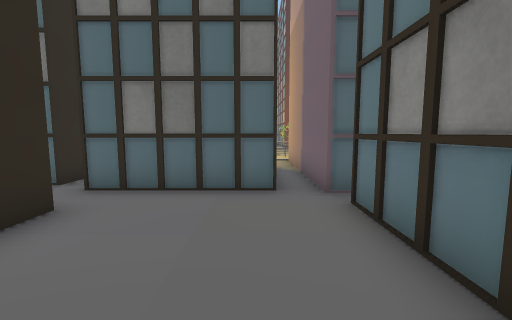
View 1 (above)

24 first-person views from a walk through a scene from a Unity 3-D project. The camera is 1.2 m above the floor, tilts 6° down and sees 90° across. The floor is counted in squares, 1 m on a side. Each view is taken from the middle of a square. On the plan, view 1 faces up. The plan holds only what a view shows up to about 12 squares ahead; the rest is blank. The place goes on beyond the plan. The player is left out. Some surface patterns are stand-ins.

View 2
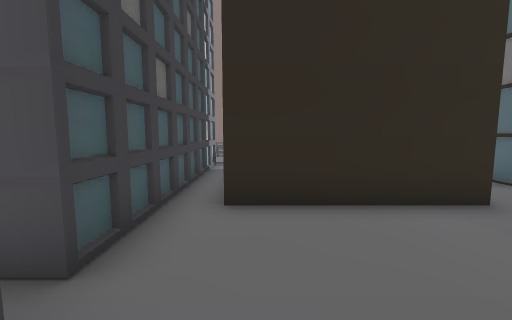

View 3
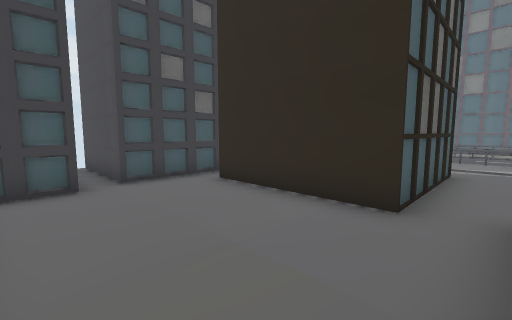

View 4
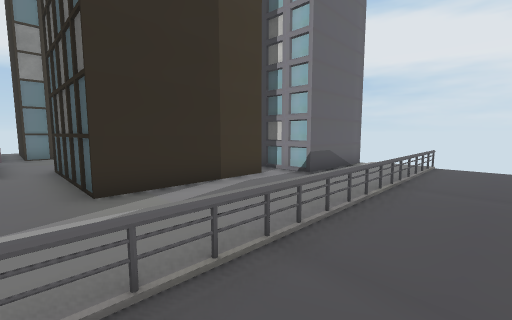

View 5
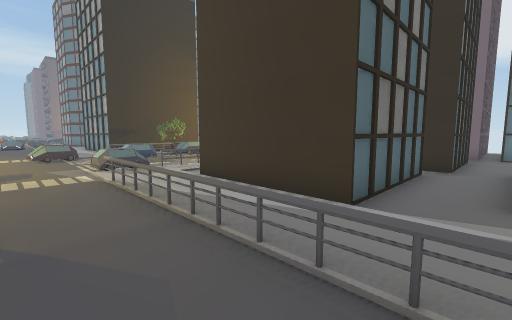

View 6
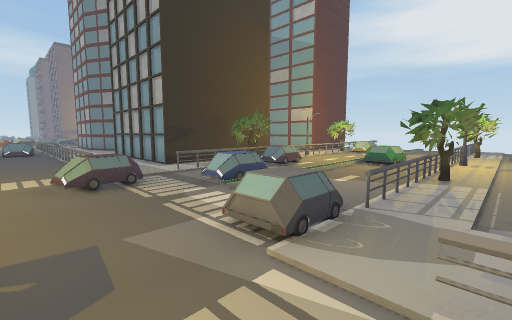

View 7
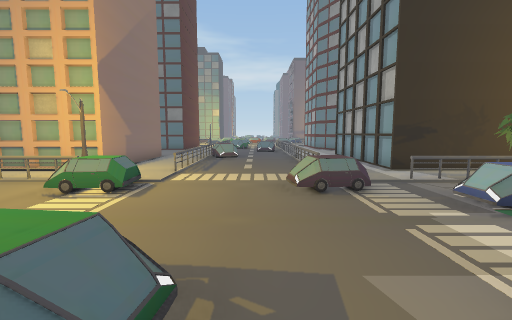

View 8
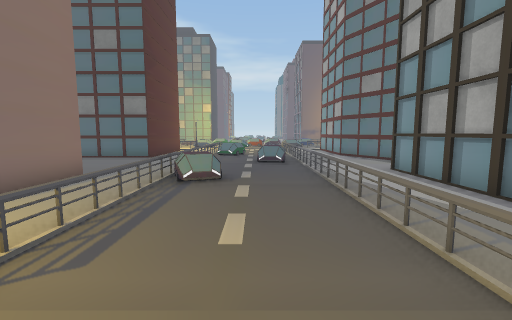

View 9
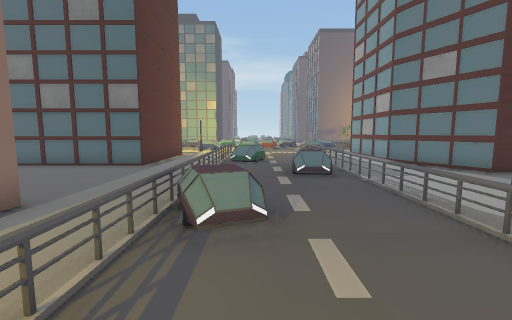

View 10
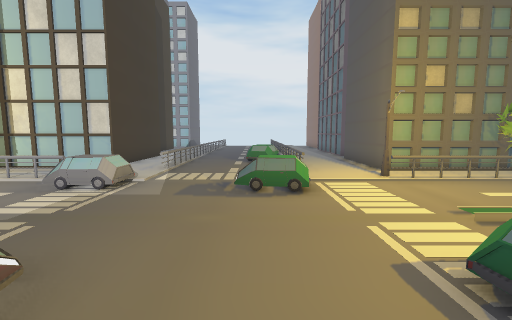

View 11
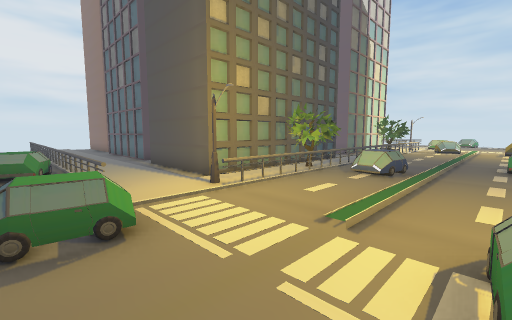

View 12
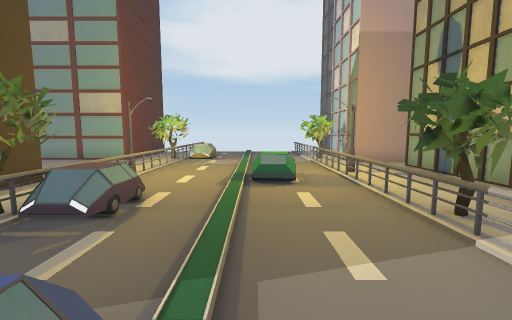

View 13
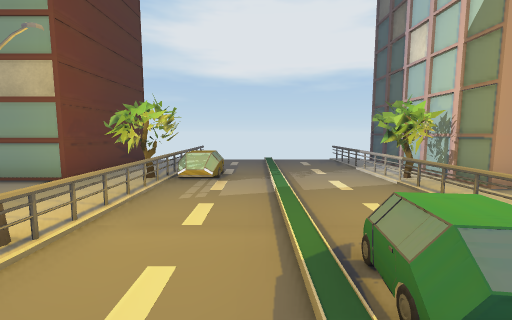

View 14
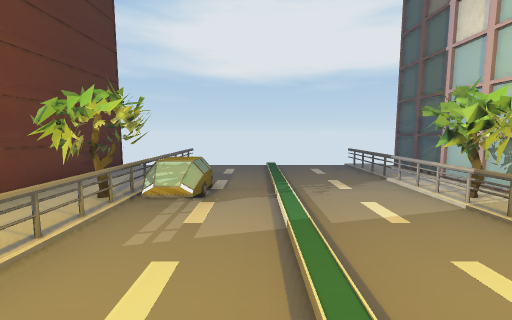

View 15
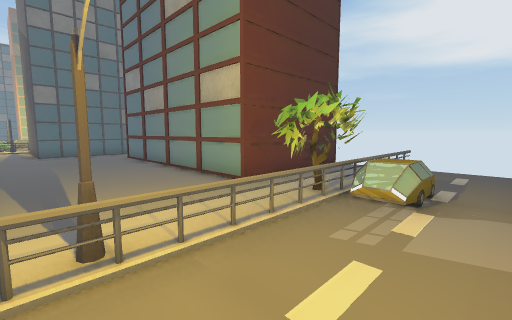

View 16
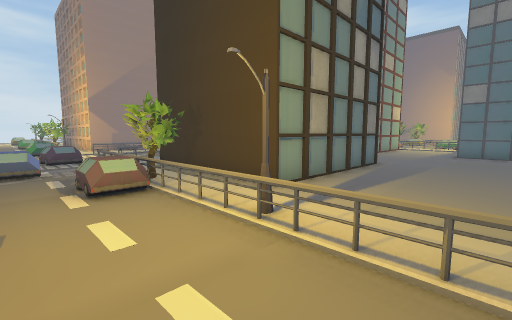

View 17
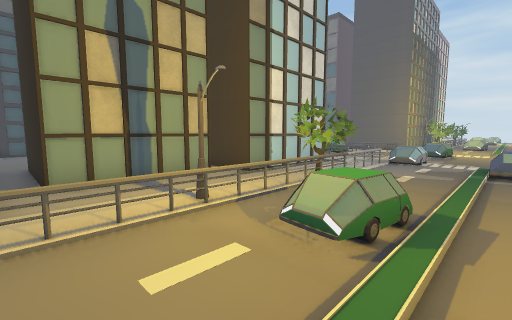

View 18
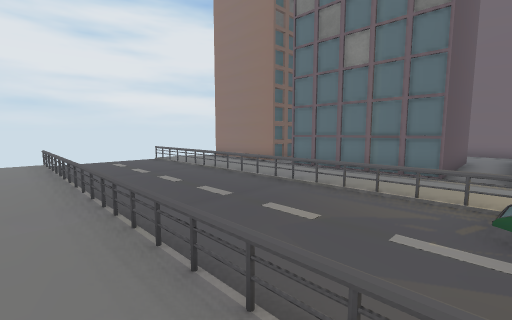

View 19
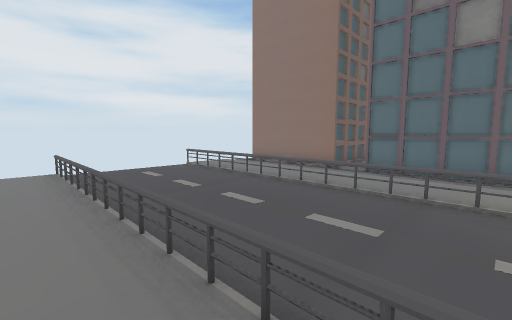

View 20
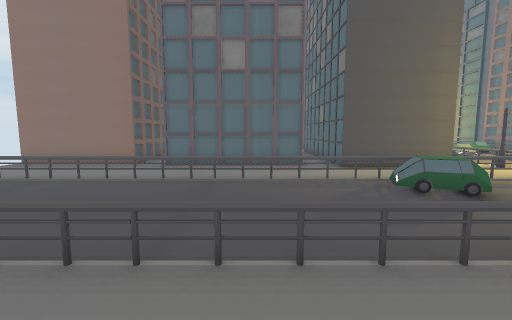

View 21
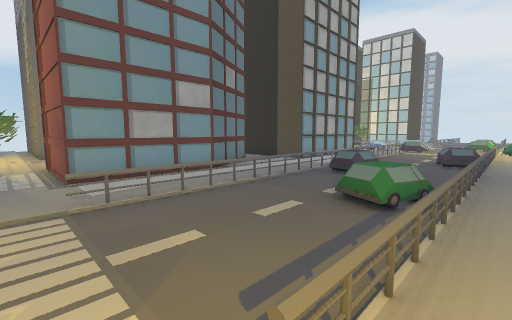

View 22
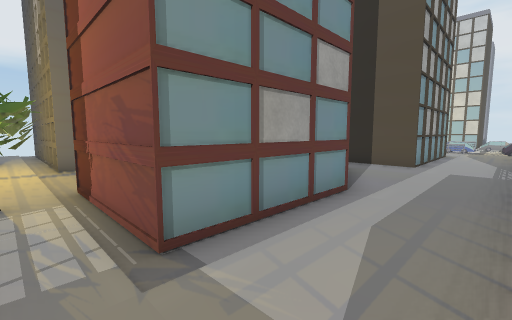

View 23
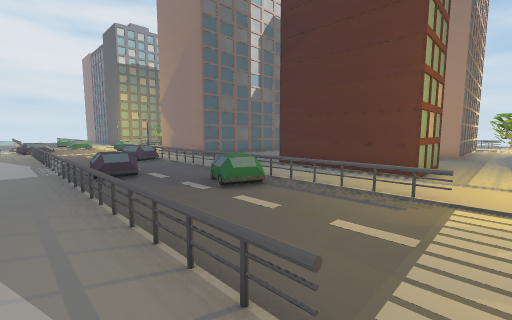

View 24
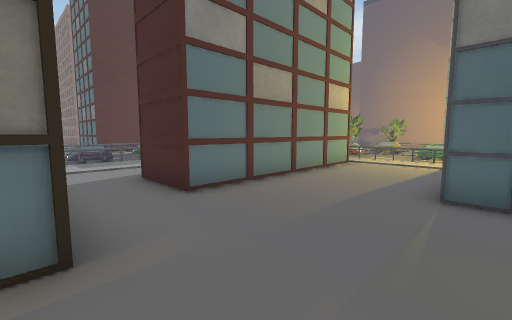

### Floor plan
Key: @ floor where view 1 was taken; # wall or solid block; . floor; = window, fence, low wall or low ledge; B building; T thing the floor can be seen under or through; R tree; O other object.
Columns run from 20 left of view 1 to 8 right of it. Each row starts with its distance up from view 1.
 37 ..............RR......OO..
 36 .....=...=..####.....B..B.B
 35 ##B..=...=..#  #...#
 34  ##..=...=..#  #...
 33   #..=...=..#  #...
 32   #..OO..=..#  #...#
 31   #..=...=..## #......
 30 .....=...=...###......
 29 .....=.O==...B##.......
 28 .....=..==.............
 27 .....=...=.............
 26  ....=...=..###  B.....
 25   #..=...=..#    #.....
 24   #..O...=..#    #.....
 23   #..=...=..#    #.....
 22   #..=...=..#    #.....
 21   #..=...=..#    #.....#####
 20 BB#..=...=..................
 19 ..  ..........RR......RR...
 18  =#OO...OO.===.RO=#===.R=====
 17 ....O.......O..........O....
 16 ...........OO...............
 15 .................OO.........
 14 .....O....O.......O.........
 13 ===..OO...O.==R.===.==R.....
 12 ===... .......RR...#..RR=====
 11 BB#..= ..=............B######
 10   #..= ..=.#B###......##
  9   #..=...=.#   # ###B.
  8  ##..OO..=.#   #   ##.
  7 ##...=...=.#   #    #.
  6 .....=...=.#####.#  #.
  5  #B..=...=.......TTTT.B#
  4  #B..=...=...##BT.....B#
  3  #B..=...=...    #....##
  2  #B..=...=...    #....#
  1  #...=...=...    #....
  0 .....=...=...    #..@.B
 -1 #B...=...=..........##
 -2 ##...=...=.#BBBBBBB##
 -3  #...=...=.#       #
 -4  #...=...=.#
 -5  #...=...=.#

Positions as (right, up) in squares from view 1, and headings:
1: (0, 0), facing up
2: (1, 0), facing left
3: (1, 5), facing down-left
4: (-13, 5), facing down-right
5: (-13, 4), facing up-right
6: (-13, 11), facing up-right
7: (-13, 12), facing up
8: (-13, 18), facing up
9: (-14, 21), facing up
10: (-14, 19), facing down
11: (-14, 17), facing down-left
12: (-9, 15), facing right
13: (-4, 16), facing right
14: (-2, 16), facing right
15: (-2, 16), facing up-right
16: (1, 16), facing up-left
17: (1, 16), facing down-left
18: (-10, 7), facing down-left
19: (-10, 4), facing down-left
20: (-9, 4), facing left
21: (-16, 37), facing down-right
22: (-11, 37), facing down-right
23: (-10, 37), facing down-left
24: (0, 26), facing up-left
